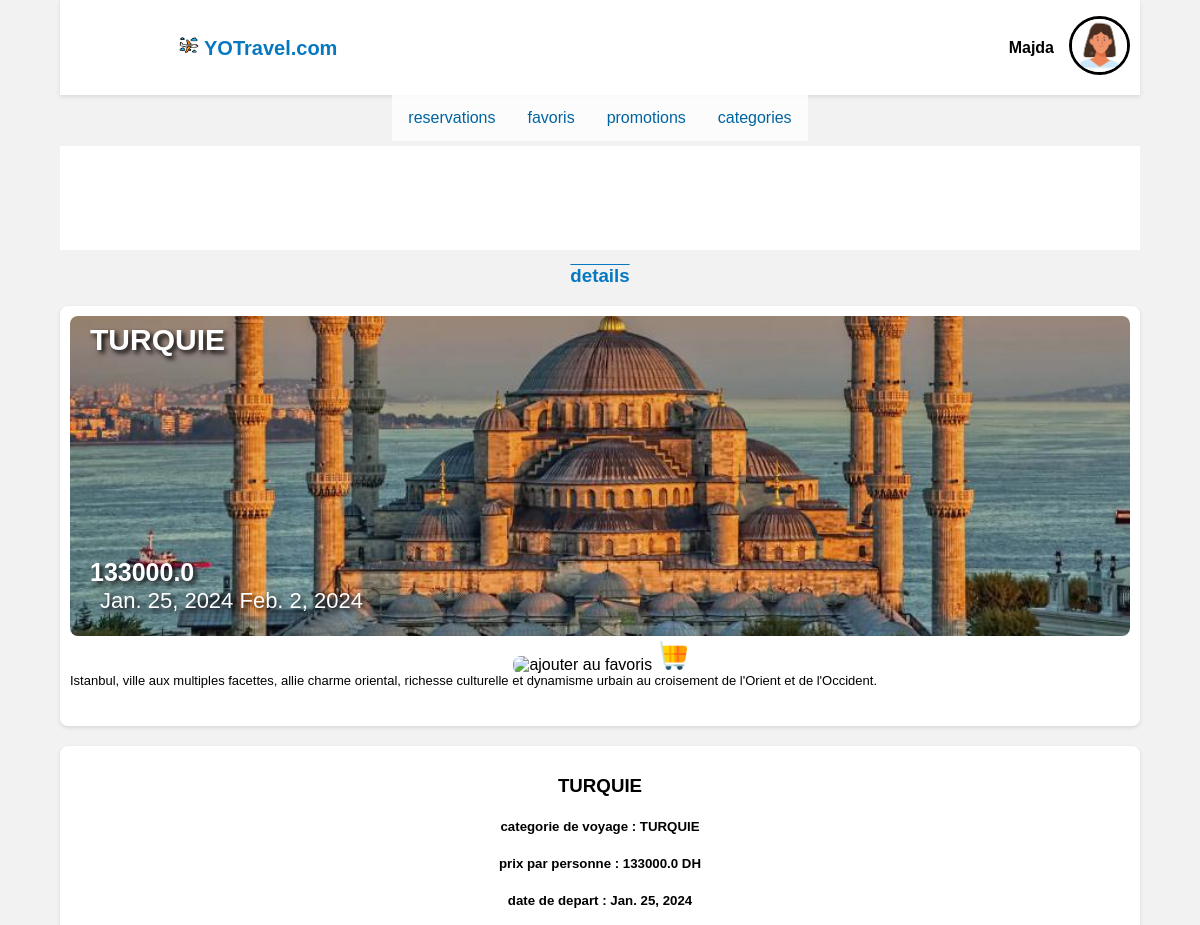
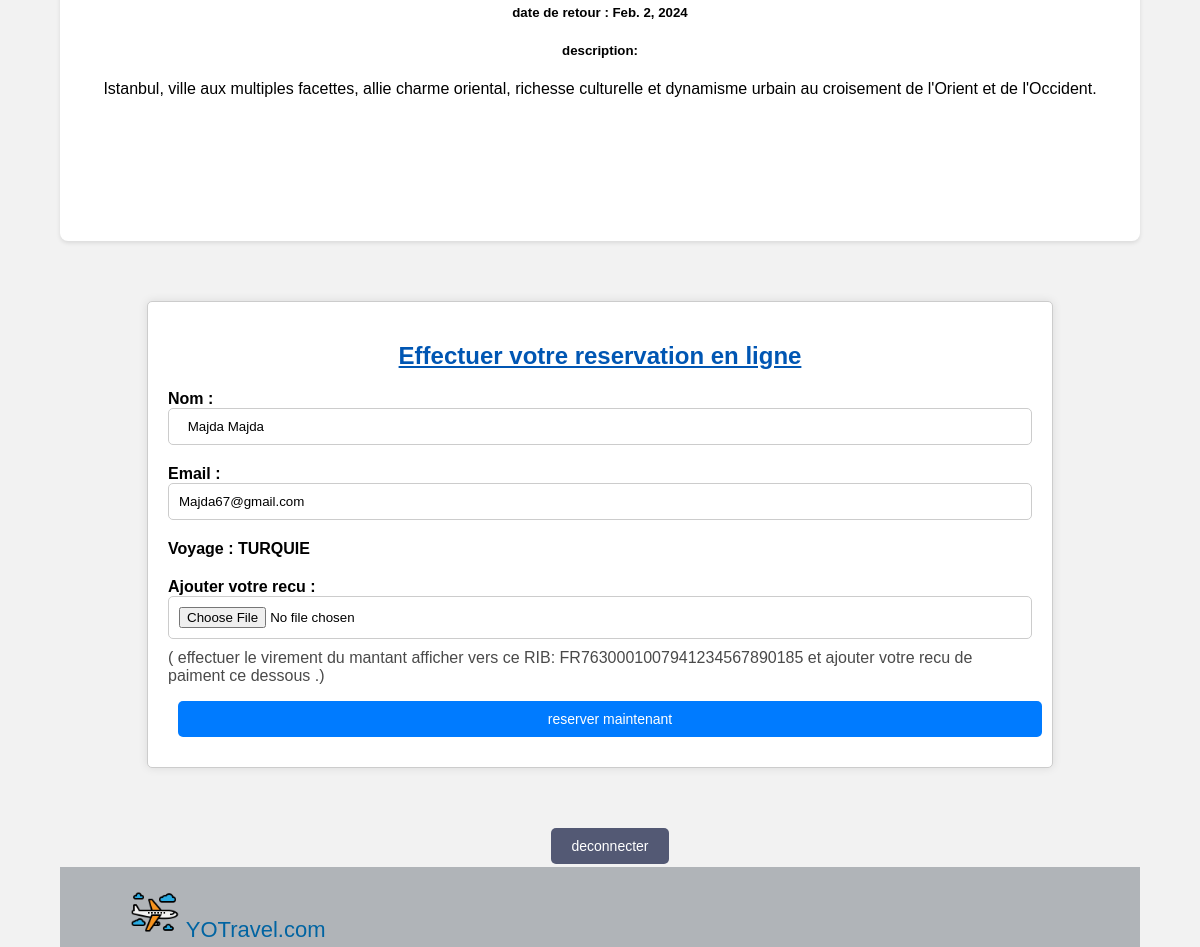
/detail/6/ (signed in), run on the app's committed database (2 pictures, top to bottom).
### vacance/models.py (models this page shows, shortened)
class User(AbstractUser):
    numero_de_telephone = models.CharField(max_length=15, null=True, blank=True)
    pays = models.CharField(max_length=100, null=True, blank=True)
    ville = models.CharField(max_length=100, null=True, blank=True)
    image_de_profil = models.ImageField(upload_to='images/profiles/', null=True, blank=True)
    statut = models.CharField(max_length=50)
    date_Nai = models.DateField(null=True, blank=True)

class Voyage(models.Model):
	categories=[
		("H","HAJJ"),
		("O","OMRA"),
		("A","ASIE"),
		("T","TURQUIE"),
		("M","MAROC"),
	]
	categorie = models.CharField(max_length=1, choices=categories)
	titre = models.CharField(max_length=30)
	pays = models.CharField(max_length=30)
	ville = models.CharField(max_length=30)
	date_debut=models.DateField(null=True, blank=True)
	date_fin=models.DateField(null=True, blank=True)
	prix=models.FloatField()
	description=models.TextField()
	image_de_voyage = models.ImageField(upload_to='static/images/voyages/', null=True, blank=True)

### vacance/views.py (the view)
# urls.py: path('detail/<int:voyage_id>/', views.detail, name='detail'),
def detail(request, voyage_id):
    promos=Promotion.objects.all()
    categories=Voyage.categories
    cats = [nom[:] for code, nom in categories]
    voyage = get_object_or_404(Voyage, id=voyage_id)
    context = {'voyage': voyage,'promos':promos,'cats':cats}
    return render(request, 'vacance/user/details.html', context)

### vacance/models.py (called while the page is built)
	def __str__(self):
		return self.titre

### vacance/template/vacance/user/details.html (shortened to what this page needs)
{% load static %}
<!DOCTYPE html>
<html lang="en">
<head>
  <link rel="stylesheet" href="{% static 'css/details.css' %}">
</head>
<body>
  <div class="header">
    <div class="logo" >
      <a href="{% url 'voyage' %}">
      <img id='ico'  src="{% static 'images/avion.png' %}"></a>
      YOTravel.com
  </div>
      <h4 id="nom">{{ user.first_name }}</h4><a href="{% url 'profile' %}">
      <img id="imgprof" src="{{ user.image_de_profil.url }}" alt="{{ user.first_name }}"></a>
  </div>
     <div class="Nav">
      <ul>
        <li class="dropdown">
          <a href="{% url 'reservations' %}" class="dropbtn">reservations</a>
        </li>        <li class="dropdown">
          <a href="{% url 'favoris' %}" class="dropbtn">favoris</a>
        </li>
        <li class="dropdown">
          <a href="javascript:void(0)" class="dropbtn">promotions</a>
        </li>
        <li class="dropdown">
          <a href="javascript:void(0)" class="dropbtn">categories</a>
        </li>
      </ul>
    </div>
     <div class="scrolling-container">
      <div class="scrolling-content">
      </div>
    </div>
 <H3 id="tit">details </H3>
    <div class="main-container">
        <div class="travel-section">
            <div class="destination-card">
                <img src="{{ voyage.image_de_voyage.url }}" name='image' title="image_de_voyage"  alt="image_de_voyage">
                <div id="icones">
                  <a href="{% url 'favo' voyage.id %}">
                  <img id='fav'  src="{% static 'images/coeur.png' %}" title="ajouter au favoris"  alt="ajouter au favoris"></a>
                  <a href="#reservation">
                  <img id='ach'  src="{% static 'images/acheter.png' %}" title="reserver" alt="reserver"></a>
              </div>
              <div class="details">
                <h3 class="titre">{{ voyage.titre }}</h3>
                <h4 class="price">{{ voyage.prix }}</h4>
                <p class="date">{{ voyage.date_debut }}  {{ voyage.date_fin }} </p>
                <p class="description">{{ voyage.description }} </p>
            </div>
            </div>
        </div> <div class="travel-section">
            <div class="details">
                <h3>{{ voyage.titre }}</h3>
                <h5 >categorie de voyage : {{ voyage.get_categorie_display }}</h5>
                <h5 >prix par personne : {{ voyage.prix }} DH</hh5>
                <h5 >date de depart : {{ voyage.date_debut }}</h5>
                <h5 >date de retour : {{ voyage.date_fin }}</h5>
                <p><h5>description:</h5>  {{ voyage.description }} </p>
            </div>
        </div>
          <div id='reservation' class="container">
            <h2>Effectuer votre reservation en ligne</h2>
            <form action="{% url 'reserver' %}" method="post" enctype="multipart/form-data" >
                <div class="form-group">
                    <label for="nom">Nom :</label>
                    <input type="text" id="nom" readonly value=" {{ user.last_name }} {{ user.first_name }}" name="nom" required>
                </div>
                <div class="form-group">
                  <label for="email">Email :</label>
                  <input type="email" id="email" readonly value="{{ user.username }}" name="email" required>
              </div>
              <div class="form-group">
                <label for="email">Voyage : {{ voyage.titre }}</label>
              </div>
                <div class="form-group">
                    <label for="imag">Ajouter votre recu :</label>
                    <input type="file" id="imag" name="imag" accept="image/*" required>
                </div>
                <p id ='not'>( effectuer le virement du mantant afficher vers ce RIB: FR7630001007941234567890185 et ajouter votre recu de paiment ce dessous .)</p>
                <button type="submit">reserver maintenant</button>
            </form>
        </div>
        </div>
       <a href="{% url 'deconnexion' %}"><button id="dec" >deconnecter</button> </a>
      <div class="footer">
        <div class="foot" >
            <a href="{% url 'voyage' %}">
            <img id='icof'  src="{% static 'images/avion.png' %}"></a>
            YOTravel.com
        </div>
      </div>
  </body>
  </html>

### static/css/details.css (style rules this page uses)
body { font-family: 'Arial', sans-serif; background-color: #f2f2f2; margin: 0; display: flex; flex-direction: column; align-items: center; justify-content: center; width: 90%; margin-left: 5%; }
.header { display: flex; justify-content: space-between; align-items: center; width: 100%; padding-top: 16px; padding-bottom: 16px; background-color: #fff; box-shadow: 0 2px 4px rgba(0, 0, 0, 0.1); }
.logo { font-size: 20px; font-weight: bold; color: #0678C1; margin-left: 11%; }
.login-button, .signup-button ,button { background-color: #0678C1; color: #fff; border: none; padding: 12px 20px; cursor: pointer; font-size: 14px; margin-left: 16px; margin-right: 16px; border-radius: 4px; }
a { color: inherit; text-decoration: none; }
.main-container { flex: 1; display: flex; justify-content: center; align-items: center; flex-wrap: wrap; }
.travel-section { display: flex; justify-content: space-around; background-color: #fff; border-radius: 8px; overflow: hidden; box-shadow: 0 2px 4px rgba(0, 0, 0, 0.1); text-align: center; padding: 10px; margin-top: 10px; margin-bottom: 10px; width: 100%; height: 400px; }
.destination-card { width: 100%; }
#ico { max-height: 20px; }
.destination-card img { width: 100%; height: 80%; min-height: 79%; object-fit: cover; border-radius: 8px; }
.titre { position: absolute; margin-top: -350px; font-size:30px; margin-left: 20px; display:flex; text-shadow: 3px 3px 5px rgb(0, 0, 0); color:#ffffff; }
.price { position: absolute; font-size: 25px; color: #ffffff; display:table-column; margin-top: -115px; text-shadow: 3px 3px 5px rgb(0, 0, 0); margin-left: 20px; }
.date { position: absolute; font-size: 22px; color: #ffffff; display: flex; margin-top: -85px; text-shadow: 3px 3px 5px rgb(0, 0, 0); margin-left: 30px; }
.description { margin-top: -1px; text-align: left; font-size: small; }
.scrolling-container { width: 100%; overflow: hidden; background-color: #ffffff; margin-bottom: 5px; }
.scrolling-content { white-space: nowrap; display: inline-block; animation: scrollAnimation 25s linear infinite; }
.scrolling-content::before, .scrolling-content::after { content: attr(data-content); white-space: nowrap; display: inline-block; animation: inherit; }
.scrolling-content::before { margin-right: -100%; }
#tit { text-align:center; padding: 0%; margin-top:10px ; margin-bottom:-9px ; height: 40px; width: 95%; color:#0678C1; text-decoration:overline; }
#imgprof { border-radius: 100%; height:53px; width: 55px; border:solid #000000; margin-right:10px; margin-left:10px; }
#nom { margin-left: auto ; padding-left: 15px; padding-right: 5px; }
.footer { position: flex ; bottom: 0; left: 0; height: 80px; width: 100%; margin-bottom: auto; background-color: #34404b59; color: white; align-items: center; }
.foot { margin-top: 20px; margin-left: 70px; color:#0064a2; font-size: 22px; }
#icof { width: 50px; height: 50px; }

### vacance/template/vacance/user/details.html (style rules this page uses)
#dec { background-color: rgba(49, 56, 89, 0.825); margin-bottom: 3px; }
ul { list-style-type: none; margin: 0; padding: 0; overflow: hidden; color:#0064a2; background-color: #ffffffcf; }
li { float: left; }
li a, .dropbtn { display: inline-block; color: solid #0064a2; text-align: center; padding: 14px 16px; text-decoration: solid; }
li.dropdown { display: inline-block; }
.Nav { margin-top: 0px; margin-bottom: 5px; }
#ach,#fav { height: 30px; width: 30px; }
.container { background-color: #fff; width: 80%; margin: 50px auto; padding: 20px; border: 1px solid #ccc; border-radius: 5px; box-shadow: 0 0 10px rgba(0, 0, 0, 0.1); }
h2 { color: #0056b3; text-decoration: underline; text-align: center; }
.form-group { margin-bottom: 20px; }
label { display: block; font-weight: bold; }
input[type="text"], input[type="email"], input[type="file"] { width: 100%; padding: 10px; border: 1px solid #ccc; border-radius: 5px; box-sizing: border-box; }
button { display: block; width: 100%; padding: 10px; background-color: #007bff; color: #fff; border: none; border-radius: 5px; cursor: pointer; margin: 10px; }
#not { color: #4a4a4a; margin-top: -10px; }

### data on the page
User: first_name "Majda", image_de_profil (picture), nom "Majda Majda", email "Majda67@gmail.com"
Voyage: image_de_voyage (picture), titre "TURQUIE", prix "133000.0", date_debut "Jan. 25, 2024", date_fin "Feb. 2, 2024", description "Istanbul, ville aux multiples facettes, allie charme oriental, richesse culturelle et dynamisme urbain au croisement de l'Orient et de l'Occident.", categorie "TURQUIE"
